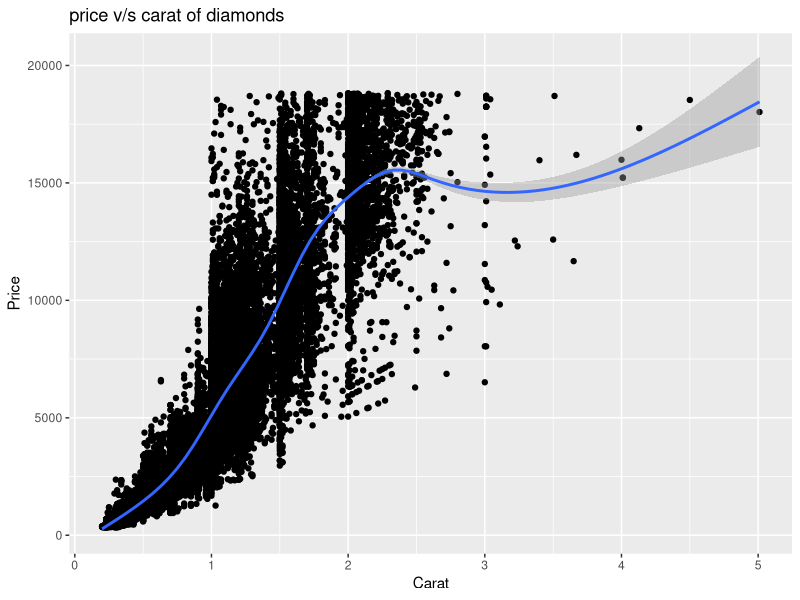
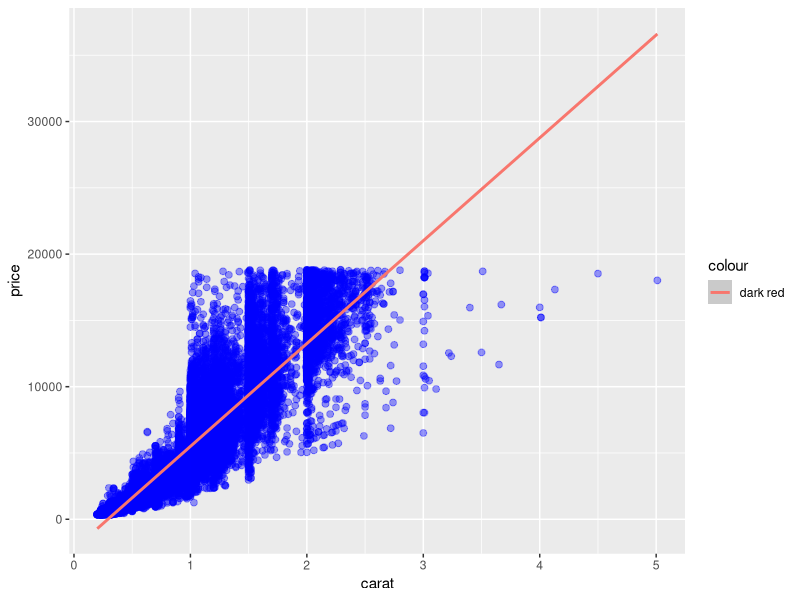
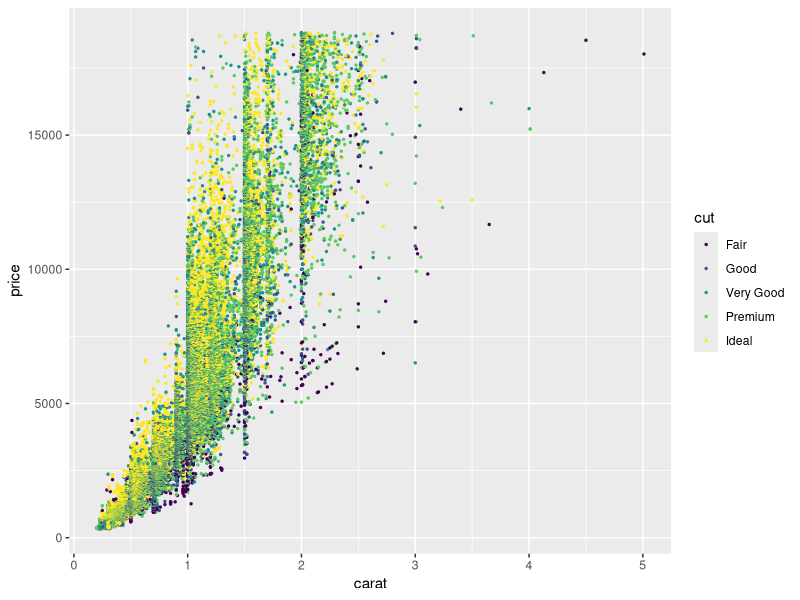
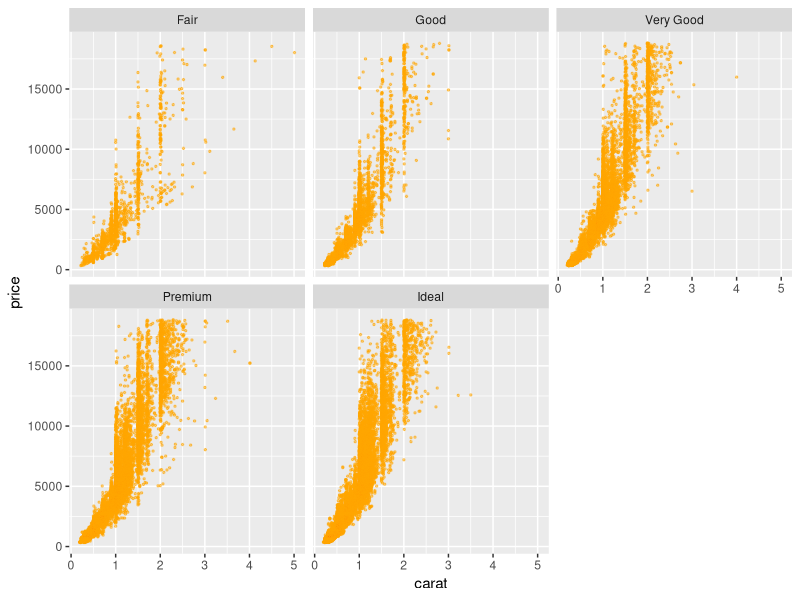
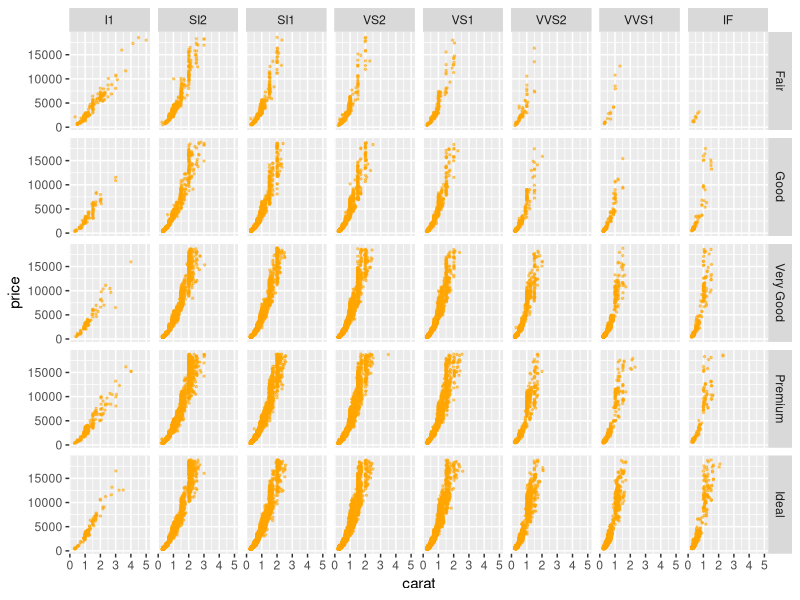
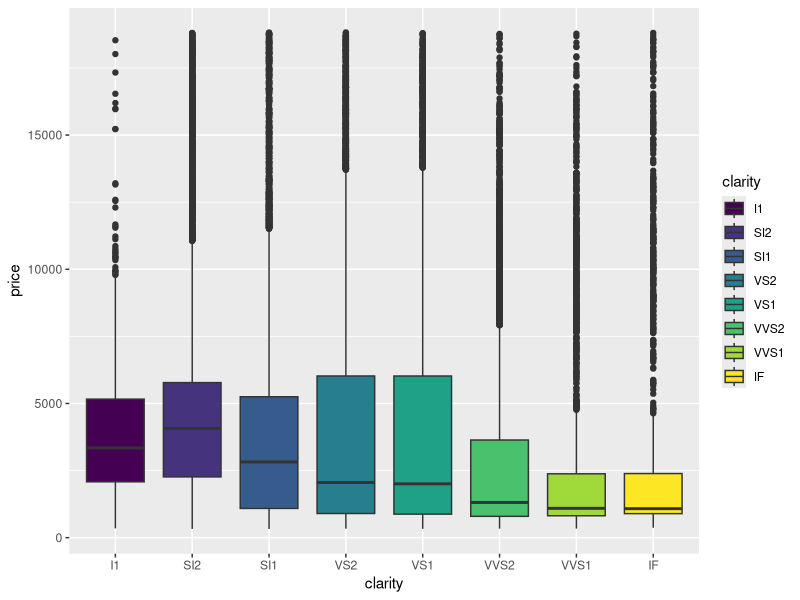
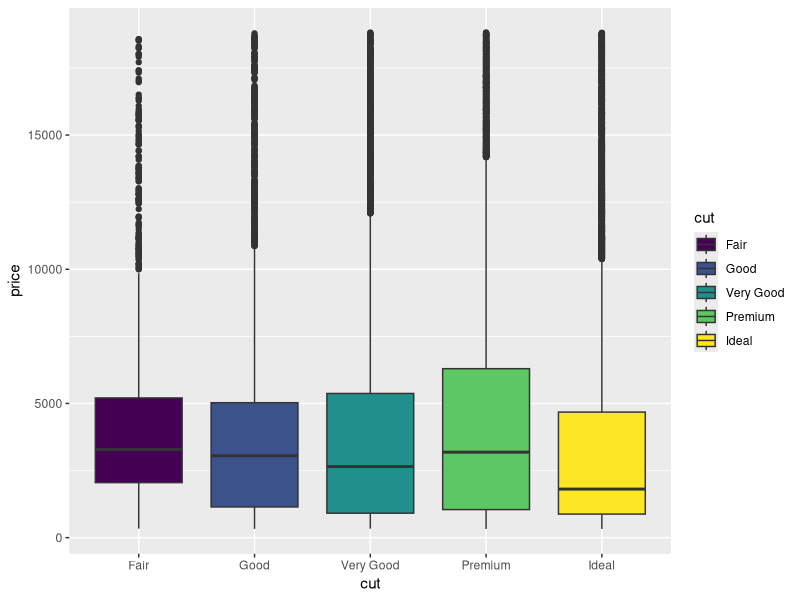
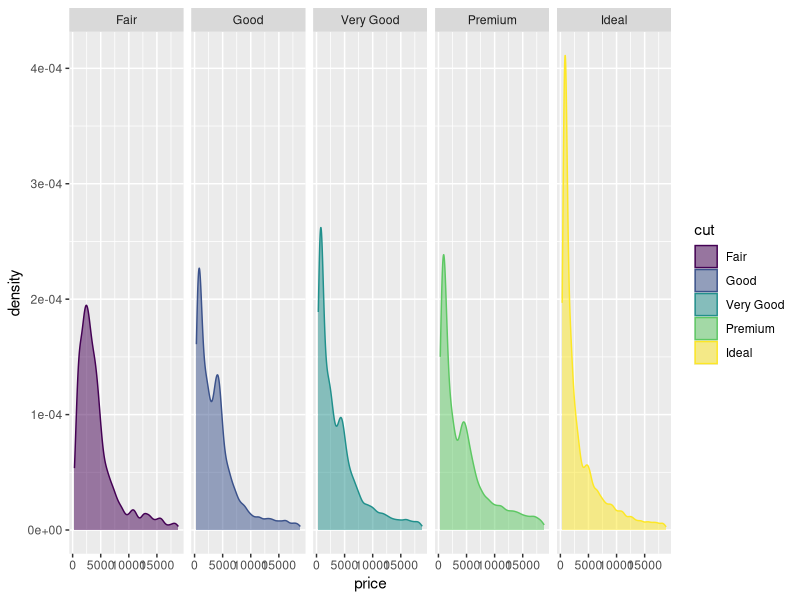

Recreate these plots in R, in order.
## ---- chunk 1
knitr::opts_chunk$set(echo = TRUE)
## ---- chunk 2
# loading required libraries
library(ggplot2)
# display the first 6 rows of the 'diamonds' dataset so that we can see the columns,etc
head(diamonds)
## ---- chunk 3
# prints the continous variables in 'diamonds' dataset , we check if the columns are of 'numeric' or 'integer' class
colnames(diamonds[sapply(diamonds,class) == "numeric" | sapply(diamonds,class) == "integer"])
# prints the categorical variables in 'diamonds' dataset , we take the comlement of the above set
colnames(diamonds[sapply(diamonds,class) != "numeric" & sapply(diamonds,class) != "integer"])
## ---- chunk 4
# we have made a scatter plot, with a blue polynomial regression line to depict the relation between variables.
# we use ggtitle to add title and xlab and ylab to add x-axis and y-axis labels respectively
Plot <- ggplot(diamonds, aes(carat,price))+geom_point()+geom_smooth()+ggtitle("price v/s carat of diamonds")+xlab("Carat")+ylab("Price")
Plot
## ---- chunk 5
# redraw the plot with linear regression line using the display formats specified in question
# we use 'method = lm' to specify we need a linear regression line
 ggplot(diamonds, aes(carat,price,colour="dark red"))+geom_point(colour="blue",alpha=0.4,size=2)+geom_smooth(method = lm)
## ---- chunk 6
# we visualize the weight of the diamonds in carats and price wrt the categorical variable 'cut'
ggplot(diamonds,aes(carat,price,colour=cut))+geom_point(alpha = 1,size = 0.5)
## ---- chunk 7
# here we use the facet_wrap function to achieve the desired result
ggplot(diamonds, aes(carat,price))+geom_point(alpha = 0.5,size = 0.5,colour="orange")+facet_wrap(~cut)
## ---- chunk 8
# we use facet_grid with both cut and clarity to visualize the required graphs
# from below graph we can see that as quality changes from fair to ideal price is increasing
# also we can see that majority of the diamonds are focused in the mid categories
ggplot(diamonds, aes(carat,price))+geom_point(alpha = 0.5,size = 0.5,colour="orange")+facet_grid(facets = ~cut~clarity)
## ---- chunk 9
# we first visualize clarity v/s price using boxplot
# we see from the below graph that median value of the price is decreases as we move from
# left to right in terms of clarity (i.e. from I1 to If)
# we can also see that the maximum and minimum value of price is remains more or less the same
ggplot(diamonds, aes(clarity,price,fill=clarity))+geom_boxplot()
# next we visuzlize cut v/s price using boxplot
# Suprisingly we see that for all types of cuts the median of the price is more or less the same!
# The max and min values too are more or less the same !
ggplot(diamonds, aes(cut,price,fill=cut))+geom_boxplot()
## ---- chunk 10
# we use both geom_density and facet_grid to achieve the desired result
ggplot(diamonds, aes(price,colour=cut,fill=cut))+geom_density(alpha = 0.5)+facet_grid(~cut)
